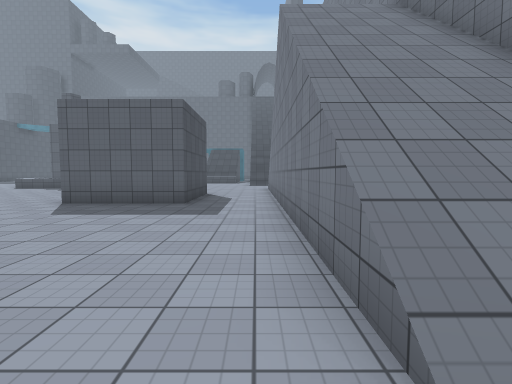
[1] (above)

19 first-person views from a walk through a 3-D level made in the Unity game engine. The camera is 1.5 m above the floor, tilts 4° down and sees 85° across. The floor is counted in squares, 2 m on a side. Each view is taken from the middle of a square. On the plan, view 1 faces up. The plan holds only what a view shows up to about 10 squares ahead; the rest is blank. The place goes on beyond the plan. The player is left out. Surface patterns are stand-ins for the level's own textures.

[2]
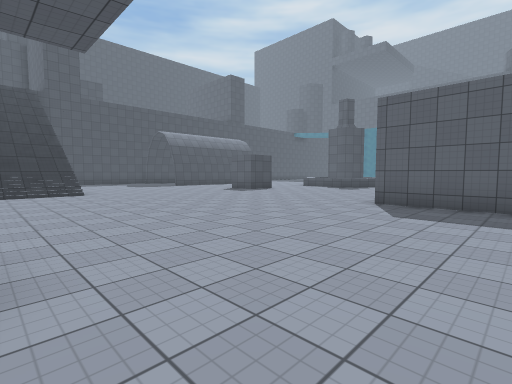

[3]
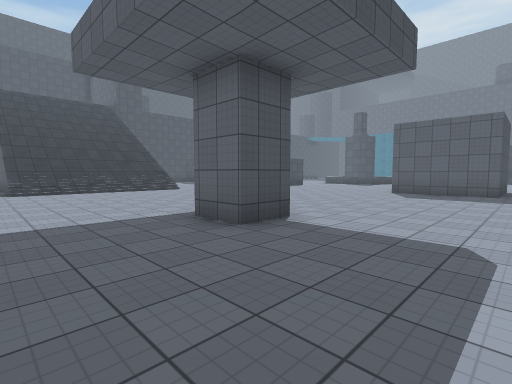

[4]
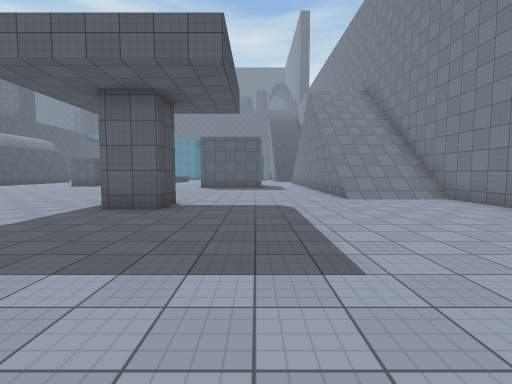

[5]
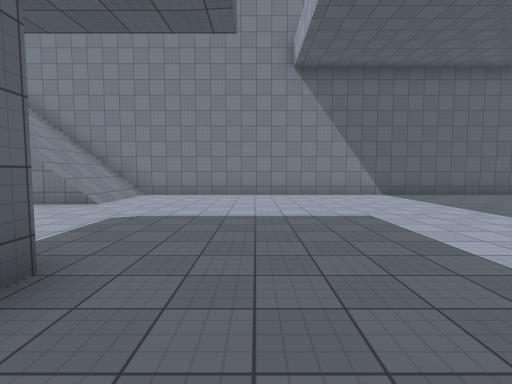

[6]
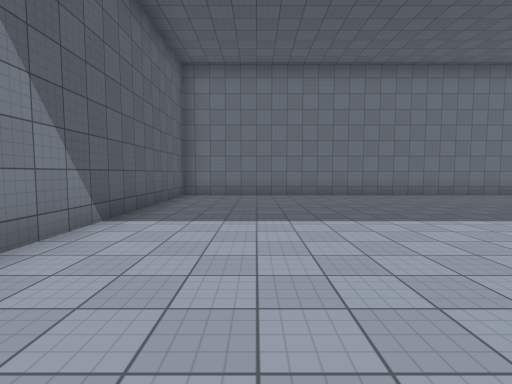

[7]
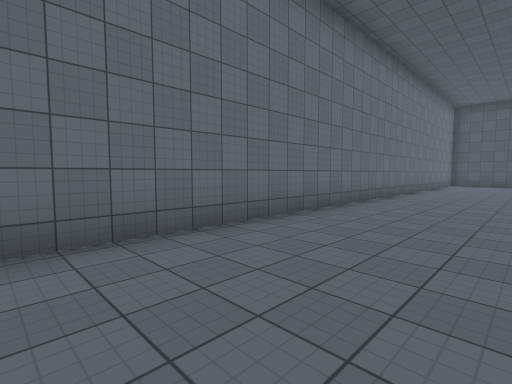

[8]
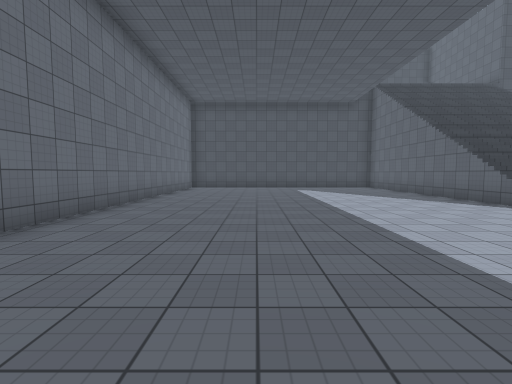

[9]
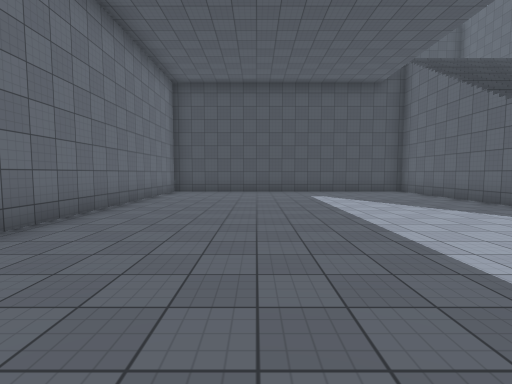

[10]
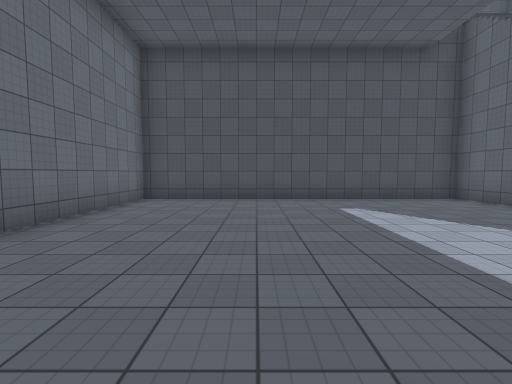

[11]
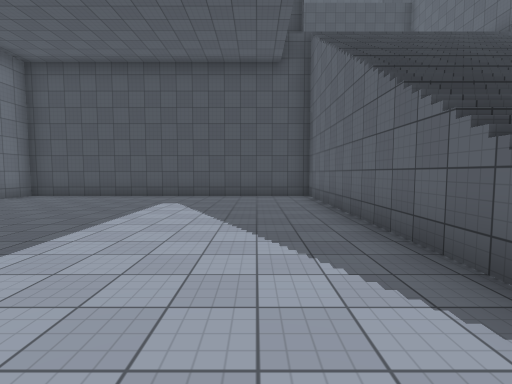

[12]
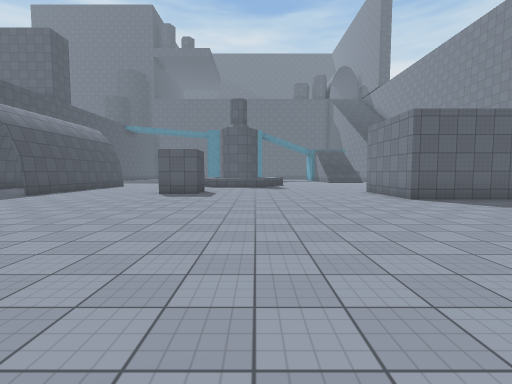

[13]
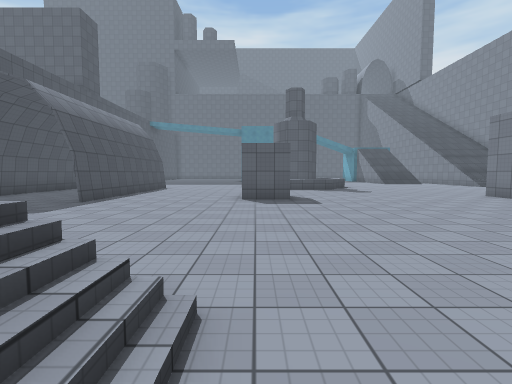

[14]
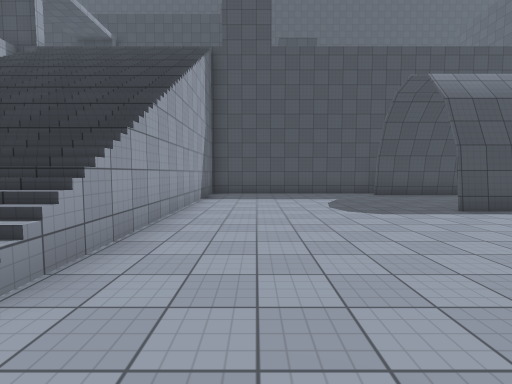

[15]
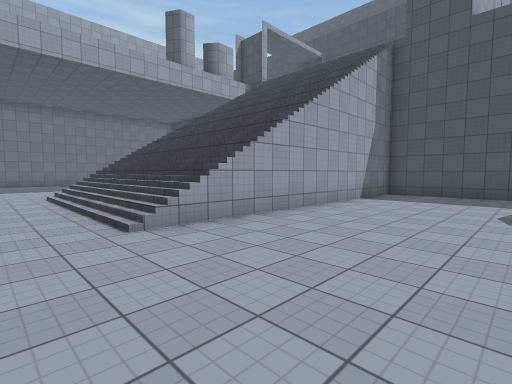

[16]
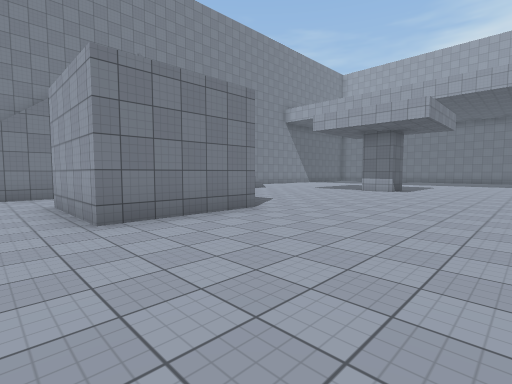

[17]
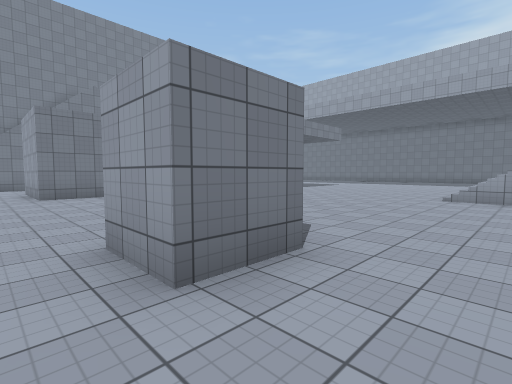

[18]
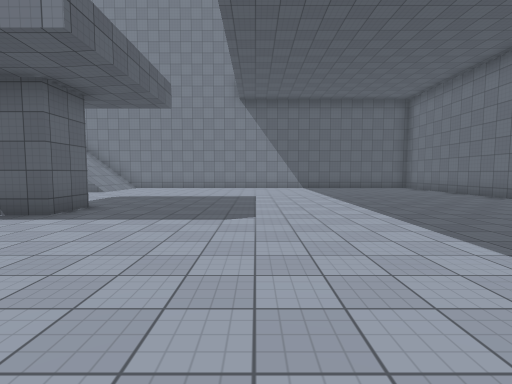

[19]
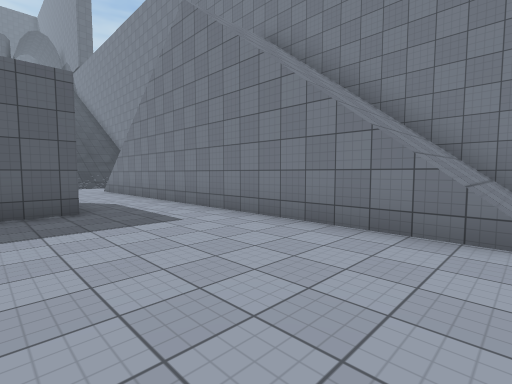

### Floor plan
Key: @ floor where view 1 was taken; # wall or solid block; . floor; / step, stairs or slope.
Columns run from 22 left of view 1 to 4 right of it. Each row starts with its distance up from view 1.
 11  #..  #................/
 10  #... #...##.........../ /#
  9  #....#...##......###../ /#
  8  #....#...........###../ /#
  7  #................###..///#
  6  #.....................///#
  5  #.....................///#
  4  #.....................///#
  3 ##.....................///#
  2  /////////.............///#
  1  /////////.............///#
  0  /////////............@...#
 -1  /////////.......##.......#
 -2  /////////................#
 -3  /////////................#
 -4  #........................#
 -5  #........................#
 -6  /........................#
 -7  /........................#
 -8  /........................#
 -9  /........................#
-10  /........................#
-11  /........................#
-12  /........................#
-13  ##########################

Where each view was taken, in squares from view 1:
view 1: 0 up, 0 right, facing up
view 2: 0 up, 2 left, facing up-left
view 3: 4 down, 1 left, facing up-left
view 4: 7 down, 2 left, facing up
view 5: 3 down, 6 left, facing right
view 6: 3 down, 1 right, facing down
view 7: 9 down, 3 left, facing down-left
view 8: 9 down, 7 left, facing left
view 9: 9 down, 10 left, facing left
view 10: 9 down, 13 left, facing left
view 11: 5 down, 12 left, facing left
view 12: 1 down, 9 left, facing up
view 13: 1 up, 12 left, facing up
view 14: 4 up, 11 left, facing left
view 15: 6 up, 11 left, facing down-left
view 16: 11 up, 9 left, facing down-right
view 17: 11 up, 14 left, facing down-right
view 18: 5 down, 10 left, facing right
view 19: 1 up, 3 left, facing up-right
